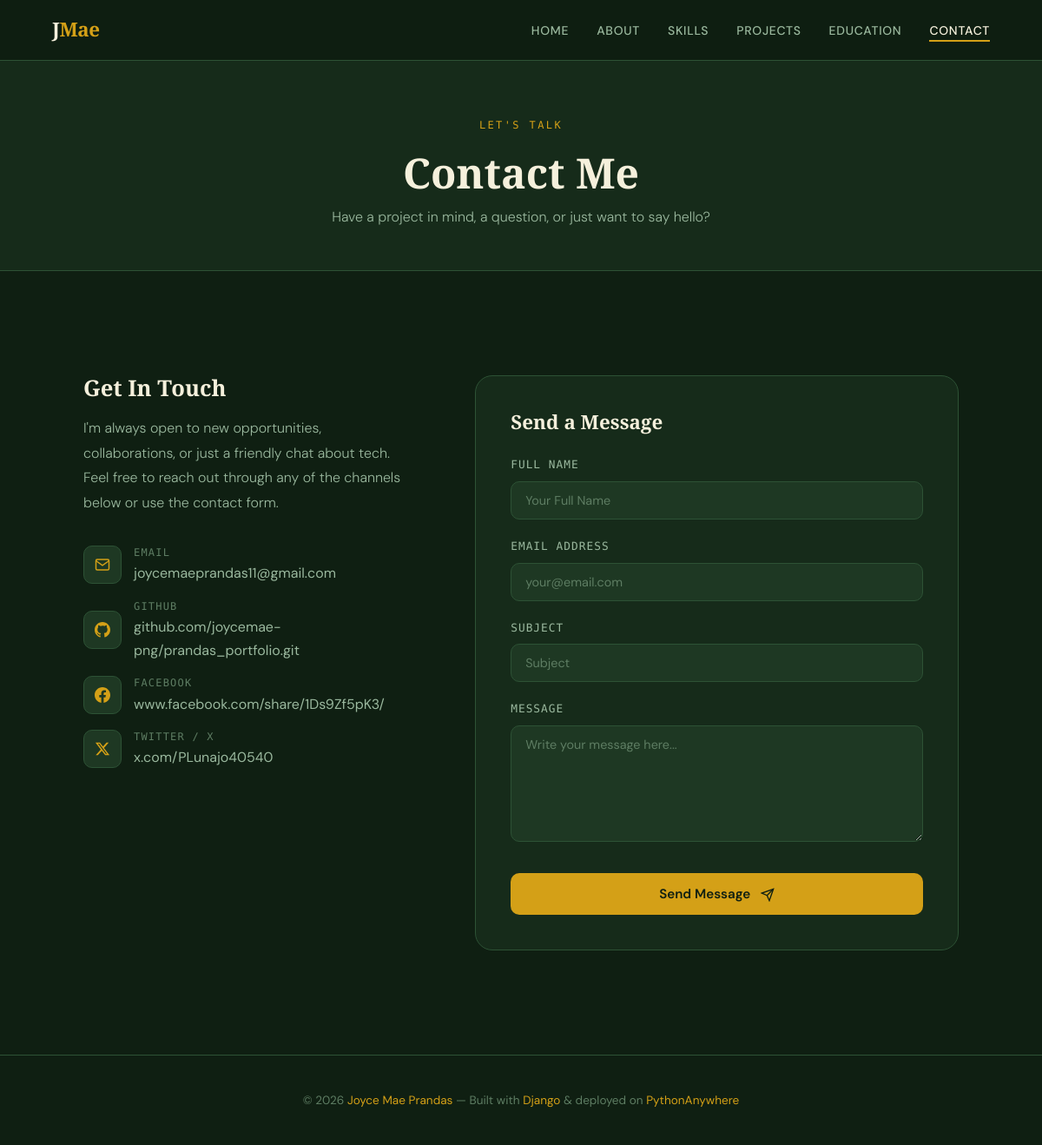
Page /contact/ on the committed database.
### joyce_app/models.py (models this page shows, shortened)
class Profile(models.Model):
    name = models.CharField(max_length=100)
    tagline = models.CharField(max_length=200)
    bio = models.TextField()
    career_interests = models.TextField()
    profile_photo = models.ImageField(upload_to='profile/', blank=True, null=True)
    email = models.EmailField()
    github = models.URLField(blank=True)
    linkedin = models.URLField(blank=True)
    facebook = models.URLField(blank=True)
    twitter = models.URLField(blank=True)
    class Meta:
        verbose_name = 'Profile'

### joyce_app/views.py (the view)
# urls.py: path('contact/', views.contact, name='contact'),
def contact(request):
    profile = get_profile()
    if request.method == 'POST':
        form = ContactForm(request.POST)
        if form.is_valid():
            ContactMessage.objects.create(
                name=form.cleaned_data['name'],
                email=form.cleaned_data['email'],
                subject=form.cleaned_data['subject'],
                message=form.cleaned_data['message'],
            )
            messages.success(request, 'Your message has been sent! I will get back to you soon.')
            return redirect('contact')
    else:
        form = ContactForm()
    context = {
        'profile': profile,
        'form': form,
        'active': 'contact',
    }
    return render(request, 'joyce_app/contact.html', context)

### joyce_app/forms.py
class ContactForm(forms.Form):
    name = forms.CharField(
        max_length=100,
        widget=forms.TextInput(attrs={
            'class': 'form-control',
            'placeholder': 'Your Full Name',
        })
    )
    email = forms.EmailField(
        widget=forms.EmailInput(attrs={
            'class': 'form-control',
            'placeholder': 'your@email.com',
        })
    )
    subject = forms.CharField(
        max_length=200,
        widget=forms.TextInput(attrs={
            'class': 'form-control',
            'placeholder': 'Subject',
        })
    )
    message = forms.CharField(
        widget=forms.Textarea(attrs={
            'class': 'form-control',
            'placeholder': 'Write your message here...',
            'rows': 6,
        })
    )

### joyce_app/views.py (called while the page is built)
def get_profile():
    return Profile.objects.first()

### joyce_app/templates/joyce_app/contact.html (shortened to what this page needs)
{% extends 'joyce_app/base.html' %}
{% load static %}
{% block content %}
<div class="page-header">
  <p class="section-label">Let's Talk</p>
  <h1 class="page-header-title">Contact Me</h1>
  <p class="page-header-sub">Have a project in mind, a question, or just want to say hello?</p>
</div>
<div class="section">
  <div class="contact-grid">
    <div class="contact-info">
      <h2 class="contact-info" style="font-family:'Playfair Display',serif; font-size:1.6rem; margin-bottom:1rem;">
        Get In Touch
      </h2>
      <p>
        I'm always open to new opportunities, collaborations, or just a friendly chat about tech.
        Feel free to reach out through any of the channels below or use the contact form.
      </p>
      <div class="contact-links">
        {% if profile.email %}
        <a href="mailto:{{ profile.email }}" class="contact-link-item">
          <div class="contact-icon">
            <svg width="18" height="18" fill="none" stroke="currentColor" stroke-width="2" viewBox="0 0 24 24">
              <path d="M4 4h16c1.1 0 2 .9 2 2v12c0 1.1-.9 2-2 2H4c-1.1 0-2-.9-2-2V6c0-1.1.9-2 2-2z"/>
              <polyline points="22,6 12,13 2,6"/>
            </svg>
          </div>
          <div class="contact-link-text">
            <span>Email</span>
            {{ profile.email }}
          </div>
        </a>
        {% endif %}
        {% if profile.github %}
        <a href="{{ profile.github }}" class="contact-link-item" target="_blank" rel="noopener">
          <div class="contact-icon">
          </div>
          <div class="contact-link-text">
            <span>GitHub</span>
            {{ profile.github|slice:"8:" }}
          </div>
        </a>
        {% endif %}
        {% if profile.facebook %}
        <a href="{{ profile.facebook }}" class="contact-link-item" target="_blank" rel="noopener">
          <div class="contact-icon">
          </div>
          <div class="contact-link-text">
            <span>Facebook</span>
            {{ profile.facebook|slice:"8:" }}
          </div>
        </a>
        {% endif %}
        {% if profile.twitter %}
        <a href="{{ profile.twitter }}" class="contact-link-item" target="_blank" rel="noopener">
          <div class="contact-icon">
            <svg width="18" height="18" fill="currentColor" viewBox="0 0 24 24">
              <path d="M18.244 2.25h3.308l-7.227 8.26 8.502 11.24H16.17l-5.214-6.817L4.99 21.75H1.68l7.73-8.835L1.254 2.25H8.08l4.713 6.231zm-1.161 17.52h1.833L7.084 4.126H5.117z"/>
            </svg>
          </div>
          <div class="contact-link-text">
            <span>Twitter / X</span>
            {{ profile.twitter|slice:"8:" }}
          </div>
        </a>
        {% endif %}
      </div>
    </div>
    <div>
      <div class="contact-form">
        <h3 style="font-family:'Playfair Display',serif; font-size:1.4rem; margin-bottom:1.5rem;">
          Send a Message
        </h3>
        <form method="post" action="{% url 'contact' %}" novalidate>
          <div class="form-group">
            <label class="form-label" for="id_name">Full Name</label>
            {{ form.name }}
          </div>
          <div class="form-group">
            <label class="form-label" for="id_email">Email Address</label>
            {{ form.email }}
          </div>
          <div class="form-group">
            <label class="form-label" for="id_subject">Subject</label>
            {{ form.subject }}
          </div>
          <div class="form-group">
            <label class="form-label" for="id_message">Message</label>
            {{ form.message }}
          </div>
          <button type="submit" class="form-submit">
            Send Message
            <svg width="16" height="16" fill="none" stroke="currentColor" stroke-width="2" viewBox="0 0 24 24" style="display:inline-block; margin-left:8px; vertical-align:middle;">
              <line x1="22" y1="2" x2="11" y2="13"/>
              <polygon points="22 2 15 22 11 13 2 9 22 2"/>
            </svg>
          </button>
        </form>
      </div>
    </div>
  </div>
</div>
{% endblock %}

### joyce_app/templates/joyce_app/base.html (shortened to what this page needs)
{% load static %}
<!DOCTYPE html>
<html lang="en">
<head>
  <link rel="stylesheet" href="{% static '/css/style.css' %}" />
</head>
<body>
  <nav class="navbar" role="navigation" aria-label="Main navigation">
    <a href="{% url 'home' %}" class="nav-logo">
      {% if profile %}{{ profile.name|slice:":1" }}<span>Mae</span>{% else %}P<span>.</span>{% endif %}
    </a>
    <ul class="nav-links" id="nav-links">
      <li><a href="{% url 'home' %}"       {% if active == 'home'      %}class="active"{% endif %}>Home</a></li>
      <li><a href="{% url 'about' %}"      {% if active == 'about'     %}class="active"{% endif %}>About</a></li>
      <li><a href="{% url 'skills' %}"     {% if active == 'skills'    %}class="active"{% endif %}>Skills</a></li>
      <li><a href="{% url 'projects' %}"   {% if active == 'projects'  %}class="active"{% endif %}>Projects</a></li>
      <li><a href="{% url 'education' %}"  {% if active == 'education' %}class="active"{% endif %}>Education</a></li>
      <li><a href="{% url 'contact' %}"    {% if active == 'contact'   %}class="active"{% endif %}>Contact</a></li>
    </ul>
  </nav>
  <main class="page-content">
    {% block content %}{% endblock %}
  </main>
  <footer>
    <p>
      &copy; {% now "Y" %}
      {% if profile %}<a href="{% url 'home' %}">{{ profile.name }}</a>{% else %}My Portfolio{% endif %}
      &mdash; Built with <a href="https://www.djangoproject.com/" target="_blank" rel="noopener">Django</a>
      &amp; deployed on <a href="https://www.pythonanywhere.com/" target="_blank" rel="noopener">PythonAnywhere</a>
    </p>
  </footer>
</body>
</html>

### static/css/style.css (style rules this page uses)
:root { --bg: #0f1f12; --surface: #162b1a; --surface-2: #1e3823; --border: #2d5235; --accent: #d4a017; --accent-2: #4ade80; --text-primary: #f5f0dc; --text-secondary: #9ab89e; --text-muted: #5e7d63; --nav-height: 70px; --radius: 12px; --transition: 0.3s cubic-bezier(0.4, 0, 0.2, 1); }
*, *::before, *::after { box-sizing: border-box; margin: 0; padding: 0; }
html { scroll-behavior: smooth; font-size: 16px; }
body { font-family: 'DM Sans', sans-serif; background: var(--bg); color: var(--text-primary); line-height: 1.7; overflow-x: hidden; }
h1, h2, h3, h4 { font-family: 'Playfair Display', serif; line-height: 1.2; }
a { color: inherit; text-decoration: none; transition: color var(--transition); }
.navbar { position: fixed; top: 0; left: 0; right: 0; height: var(--nav-height); background: rgba(15, 31, 18, 0.88); backdrop-filter: blur(20px); border-bottom: 1px solid var(--border); display: flex; align-items: center; justify-content: space-between; padding: 0 clamp(1.5rem, 5vw, 4rem); z-index: 1000; }
.nav-logo { font-family: 'Playfair Display', serif; font-size: 1.4rem; font-weight: 900; letter-spacing: -0.02em; }
.nav-logo span { color: var(--accent); }
.nav-links { display: flex; gap: 2rem; list-style: none; align-items: center; }
.nav-links a { font-size: 0.875rem; font-weight: 500; color: var(--text-secondary); letter-spacing: 0.05em; text-transform: uppercase; position: relative; padding-bottom: 4px; }
.nav-links a::after { content: ''; position: absolute; bottom: 0; left: 0; width: 0; height: 2px; background: var(--accent); transition: width var(--transition); }
.nav-links a:hover, .nav-links a.active { color: var(--text-primary); }
.nav-links a:hover::after, .nav-links a.active::after { width: 100%; }
.page-content { padding-top: var(--nav-height); }
.section { padding: clamp(4rem, 10vw, 8rem) clamp(1.5rem, 8vw, 10rem); max-width: 1200px; margin: 0 auto; }
.section-label { font-family: 'DM Mono', monospace; font-size: 0.75rem; letter-spacing: 0.2em; text-transform: uppercase; color: var(--accent); margin-bottom: 1rem; }
.contact-grid { display: grid; grid-template-columns: 1fr 1.5fr; gap: 5rem; align-items: start; }
.contact-info p { color: var(--text-secondary); font-weight: 300; line-height: 1.8; margin-bottom: 2rem; }
.contact-links { display: flex; flex-direction: column; gap: 14px; }
.contact-link-item { display: flex; align-items: center; gap: 14px; color: var(--text-secondary); transition: var(--transition); }
.contact-icon { width: 44px; height: 44px; border-radius: 10px; background: var(--surface-2); border: 1px solid var(--border); display: flex; align-items: center; justify-content: center; color: var(--accent); flex-shrink: 0; }
.contact-link-text span { display: block; font-size: 0.75rem; color: var(--text-muted); text-transform: uppercase; letter-spacing: 0.1em; font-family: 'DM Mono', monospace; }
.contact-form { background: var(--surface); border: 1px solid var(--border); border-radius: 20px; padding: 2.5rem; }
.form-group { margin-bottom: 1.25rem; }
.form-label { display: block; font-size: 0.8rem; font-weight: 500; text-transform: uppercase; letter-spacing: 0.08em; color: var(--text-secondary); margin-bottom: 8px; font-family: 'DM Mono', monospace; }
.form-control { width: 100%; background: var(--surface-2); border: 1px solid var(--border); border-radius: 10px; color: var(--text-primary); font-family: 'DM Sans', sans-serif; font-size: 0.9rem; padding: 12px 16px; transition: var(--transition); outline: none; }
.form-control::placeholder { color: var(--text-muted); }
textarea.form-control { resize: vertical; min-height: 130px; }
.form-submit { width: 100%; background: var(--accent); color: #0f1f12; font-family: 'DM Sans', sans-serif; font-weight: 600; font-size: 0.95rem; padding: 14px; border: none; border-radius: 10px; cursor: pointer; transition: var(--transition); margin-top: 0.5rem; }
footer { border-top: 1px solid var(--border); padding: 2.5rem clamp(1.5rem, 8vw, 10rem); text-align: center; color: var(--text-muted); font-size: 0.85rem; }
footer a { color: var(--accent); }
.page-header { background: var(--surface); border-bottom: 1px solid var(--border); padding: 4rem clamp(1.5rem, 8vw, 10rem) 3rem; text-align: center; }
.page-header-title { font-size: clamp(2rem, 5vw, 3rem); }
.page-header-sub { color: var(--text-secondary); margin-top: 0.5rem; font-weight: 300; }

### rows in the picture
Profile: name "J", email "joycemaeprandas11@gmail.com", github "github.com/joycemae-png/prandas_portfolio.git", facebook "www.facebook.com/share/1Ds9Zf5pK3/", twitter "x.com/PLunajo40540", name "Joyce Mae Prandas"
